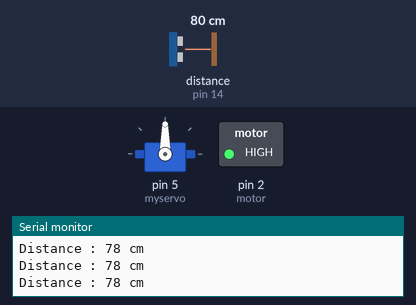
Recording of a sketch running on a simulated Arduino Uno, built with avr-gcc and run on an emulated ATmega328P. Shown: servo, switched loads named in the sketch (green lamp = pin HIGH), the last lines printed to the serial monitor. Wiring (inferred from the names in the program): ultrasonic range finder: trigger pin 12; echo pin 14. The inputs (shaded band) are chosen by the test bench; at power-on: distance to the obstacle (sensor on pin 14) 80 cm. The echo pulse lasts 58.3 µs per cm; pins used as bus, display or sensor lines are not drawn.

Above: at 1.2 s.
1.3 s: distance to the obstacle (sensor on pin 14) set to 56 cm
4.3 s: distance to the obstacle (sensor on pin 14) set to 48 cm
At 6.2 s:
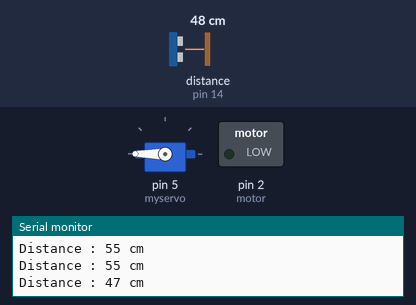
9.9 s: distance to the obstacle (sensor on pin 14) set to 60 cm
At 10.8 s:
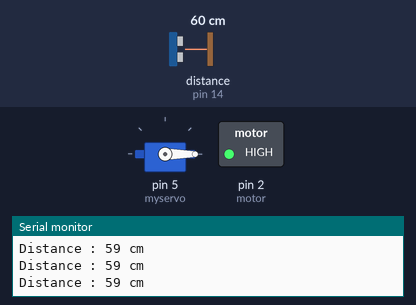
11.4 s: distance to the obstacle (sensor on pin 14) set to 2 cm
At 12.3 s:
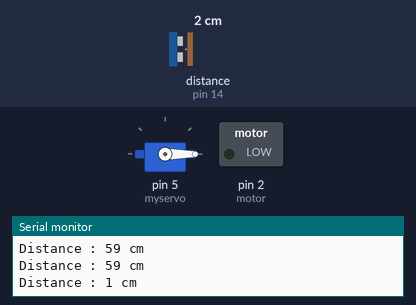
Timing chart, 0 to 15.0 s (numbered marks = the images above; inputs shaded):
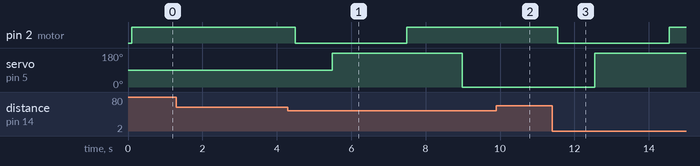

Measured:
- the behaviour switches between 52 and 51 cm on distance to the obstacle (sensor on pin 14) (found by bisection; images 0 and 1)
- after the input at 4.3 s, pin 2 (motor): HIGH → LOW after 0.19 s, → HIGH 3.0 s later; servo on pin 5 (myservo): 90° → 180° after 1.2 s, → 0° 3.5 s later
- after the input at 9.9 s, pin 2 (motor): stays HIGH (without the input it goes to LOW after 0.19 s); servo on pin 5 (myservo): stays 0° (without the input it goes to 180° after 1.2 s)
- after the input at 11.4 s, pin 2 (motor): HIGH → LOW after 0.15 s, → HIGH 3.0 s later; servo on pin 5 (myservo): 0° → 180° after 1.2 s

The sketch:

code.ino
```cpp
// tutorial video https://www.youtube.com/watch?v=53ykX3utPtw&t=28s
//full project link :https://projecthub.arduino.cc/aakash11/automatic-page-turning-machine-d9a9c0

#include  <Servo.h>
#define echoPin 14
#define trigPin 12
#define motor 2 // relay  pin to operate motor
Servo myservo;  // create servo object to control a servo

long  duration;
int distance;
void setup()
{
  Serial.begin(9600);
  pinMode(trigPin,OUTPUT);
  pinMode(echoPin,INPUT);
  pinMode(motor,OUTPUT);
  myservo.attach(5,500,2500);  // attaches the servo on pin 9 to the servo object

}
void loop()
{
  digitalWrite(trigPin,LOW);
  delayMicroseconds(2);
  digitalWrite(trigPin,HIGH);
  delayMicroseconds(10);
  digitalWrite(trigPin,LOW);
  duration=pulseIn(echoPin,HIGH);
  distance=(duration*0.034/2);
  Serial.print("Distance : ");
  Serial.print(distance);
  Serial.println(" cm ");
  delay(100);

  if (distance <=50)
  {
    digitalWrite(motor,LOW);
    delay(1000);
    myservo.write(180);
    delay(2000);
    digitalWrite(motor,HIGH);
    delay(1500);
    myservo.write(0);
    delay(1000);
  }

  else
   digitalWrite(motor,HIGH);
}
```
